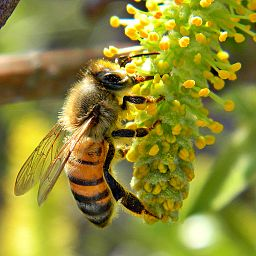
#> input picture datasets/bee_1.jpg, 256 x 256 px
$ jupyter execute notebook.ipynb   (shell and % lines are left out)
#> lines starting #> are read from the running program, lines starting #| are printed output that depends on the picture
## 1. Import Python libraries
<p>
<em>A honey bee.</em></p>
<p>The question at hand is: can a machine identify a bee as a honey bee or a bumble bee? These bees have different <a href="http://bumblebeeconservation.org/about-bees/faqs/honeybees-vs-bumblebees/">behaviors and appearances</a>, but given the variety of backgrounds, positions, and image resolutions it can be a challenge for machines to tell them apart.</p>
<p>Being able to identify bee species from images is a task that ultimately would allow researchers to more quickly and effectively collect field data. Pollinating bees have critical roles in both ecology and agriculture, and diseases like <a href="http://news.harvard.edu/gazette/story/2015/07/pesticide-found-in-70-percent-of-massachusetts-honey-samples/">colony collapse disorder</a> threaten these species. Identifying different species of bees in the wild means that we can better understand the prevalence and growth of these important insects.</p>
<p>
<em>A bumble bee.</em></p>
<p>This notebook walks through loading and processing images. After loading and processing these images, they will be ready for building models that can automatically detect honeybees and bumblebees.</p>

[cell 1]
# Used to change filepaths
from pathlib import Path

# We set up matplotlib, pandas, and the display function
import matplotlib.pyplot as plt
from IPython.display import display
import pandas as pd

# import numpy to use in this cell
import numpy as np

# import Image from PIL so we can use it later
from PIL import Image

# generate test_data
test_data = np.random.beta(1, 1, size=(100, 100, 3))

# display the test_data
plt.imshow(test_data)
#> (this line was passed over: IPython is not available in this run)

## 2. Opening images with PIL
<p>Now that we have all of our imports ready, it is time to work with some real images.</p>
<p>Pillow is a very flexible image loading and manipulation library. It works with many different image formats, for example, <code>.png</code>, <code>.jpg</code>, <code>.gif</code> and more. For most image data, one can work with images using the Pillow library (which is imported as <code>PIL</code>).</p>
<p>Now we want to load an image, display it in the notebook, and print out the dimensions of the image. By dimensions, we mean the width of the image and the height of the image. These are measured in pixels. The documentation for <a href="https://pillow.readthedocs.io/en/5.1.x/reference/Image.html">Image</a> in Pillow gives a comprehensive few of what this object can do.</p>

[cell 2]
# open the image
img = Image.open('datasets/bee_1.jpg')
#> img is the input picture: PIL image 256x256 RGB; mean R, G, B 142.2, 138.8, 52.2

# Get the image size
img_size = img.size
#> img_size = (256, 256)

print("The image size is: {}".format(img_size))
#| The image size is: (256, 256)

# Just having the image as the last line in the cell will display it in the notebook
img

## 3. Image manipulation with PIL
<p>Pillow has a number of common image manipulation tasks built into the library. For example, one may want to resize an image so that the file size is smaller. Or, perhaps, convert an image to black-and-white instead of color. Operations that Pillow provides include:</p>
<ul>
<li>resizing</li>
<li>cropping</li>
<li>rotating</li>
<li>flipping</li>
<li>converting to greyscale (or other <a href="https://pillow.readthedocs.io/en/5.1.x/handbook/concepts.html#concept-modes">color modes</a>)</li>
</ul>
<p>Often, these kinds of manipulations are part of the pipeline for turning a small number of images into more images to create training data for machine learning algorithms. This technique is called <a href="http://cs231n.stanford.edu/reports/2017/pdfs/300.pdf">data augmentation</a>, and it is a common technique for image classification.</p>
<p>We'll try a couple of these operations and look at the results.</p>

[cell 3]
# Crop the image to 25, 25, 75, 75
img_cropped = img.crop([25, 25, 75, 75])
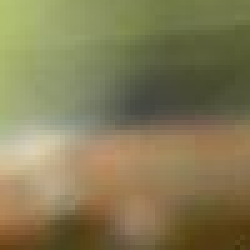
#> img_cropped: PIL image 50x50 RGB (shown 5 times larger); mean R, G, B 132, 123.3, 85.3
display(img_cropped)

# rotate the image by 45 degrees
img_rotated = img.rotate(45, expand=25)
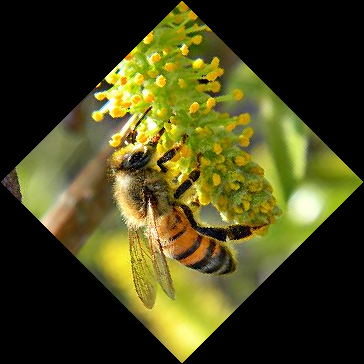
#> img_rotated: PIL image 364x364 RGB; mean R, G, B 70.7, 69, 26
display(img_rotated)

# flip the image left to right
img_flipped = img.transpose(Image.FLIP_LEFT_RIGHT)
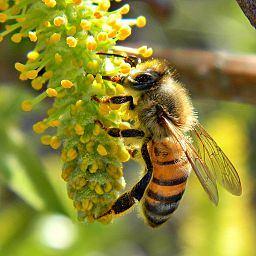
#> img_flipped: PIL image 256x256 RGB; mean R, G, B 142.2, 138.8, 52.2
display(img_flipped)

## 4. Images as arrays of data
<p>What is an image? So far, PIL has handled loading images and displaying them. However, if we're going to use images as data, we need to understand what that data looks like.</p>
<p>Most image formats have three color <a href="https://en.wikipedia.org/wiki/RGB_color_model">"channels": red, green, and blue</a> (some images also have a fourth channel called "alpha" that controls transparency). For each pixel in an image, there is a value for every channel.</p>
<p></p>
<p>The way this is represented as data is as a three-dimensional matrix. The width of the matrix is the width of the image, the height of the matrix is the height of the image, and the depth of the matrix is the number of channels. So, as we saw, the height and width of our image are both 100 pixels. This means that the underlying data is a matrix with the dimensions <code>100x100x3</code>.</p>

[cell 4]
# Turn our image object into a NumPy array
img_data = np.array(img)

# get the shape of the resulting array
img_data_shape = img_data.shape
#> img_data_shape = (256, 256, 3)

print("Our NumPy array has the shape: {}".format(img_data_shape))
#| Our NumPy array has the shape: (256, 256, 3)

# plot the data with `imshow`
plt.imshow(img_data)
#> (this line was passed over: IPython is not available in this run)
plt.show()

# plot the red channel
plt.imshow(img_data[:,:,0], cmap = plt.cm.Reds_r)
#> (this line was passed over: IPython is not available in this run)
plt.show()

# plot the green channel
plt.imshow(img_data[:,:,1], cmap = plt.cm.Greens_r)
#> (this line was passed over: IPython is not available in this run)
plt.show()

# plot the blue channel
plt.imshow(img_data[:,:,2], cmap=plt.cm.Blues_r)
#> (this line was passed over: IPython is not available in this run)
plt.show()

## 5. Explore the color channels
<p>Color channels can help provide more information about an image. A picture of the ocean will be more blue, whereas a picture of a field will be more green. This kind of information can be useful when building models or examining the differences between images.</p>
<p>We'll look at the <a href="https://en.wikipedia.org/wiki/Kernel_density_estimation">kernel density estimate</a> for each of the color channels on the same plot so that we can understand how they differ.</p>
<p>When we make this plot, we'll see that a shape that appears further to the right means more of that color, whereas further to the left means less of that color.</p>

[cell 5]
def plot_kde(channel, color):
    """ Plots a kernel density estimate for the given data.

        `channel` must be a 2d array
        `color` must be a color string, e.g. 'r', 'g', or 'b'
    """
    data = channel.flatten()
    return pd.Series(data).plot.density(c=color)

# create the list of channels
channels = ['r','g','b']

def plot_rgb(image_data):
    # use enumerate to loop over colors and indexes
    for ix, color in enumerate(channels):
        plot_kde(img_data[:, :, ix], color)

    plt.show()

plot_rgb(img_data)
#> (the call stopped at in plot_kde, `return pd.Series(data).plot.density(c=color)`: IPython is not available in this run)

## 6. Honey bees and bumble bees (i)
<p>Now we'll look at two different images and some of the differences between them. The first image is of a honey bee, and the second image is of a bumble bee.</p>
<p>First, let's look at the honey bee.</p>

[cell 6]
# load bee_12.jpg as honey
honey = Image.open('datasets/bee_12.jpg')
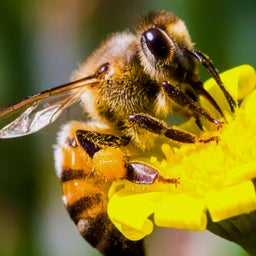
#> input picture datasets/bee_12.jpg, 256 x 256 px
#> honey is the input picture: PIL image 256x256 RGB; mean R, G, B 133.1, 116.8, 39.1

# display the honey bee image
display(honey)

# NumPy array of the honey bee image data
honey_data = np.array(honey)

# plot the rgb densities for the honey bee image
plot_rgb(honey_data)
#> (the call stopped at in plot_kde, `return pd.Series(data).plot.density(c=color)`: IPython is not available in this run)
